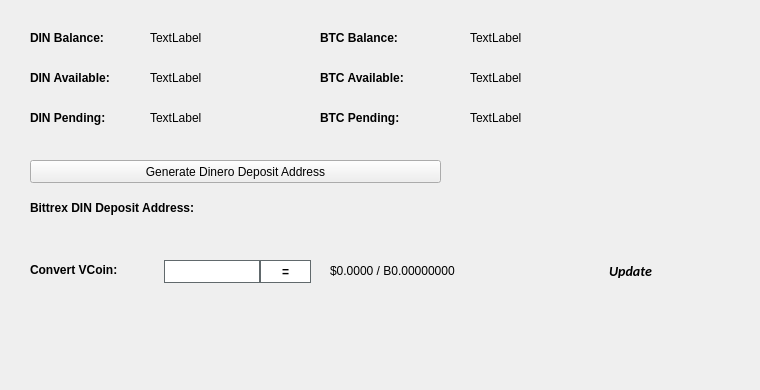
   <widget class="QWidget" name="BalanceTab">
    <attribute name="title">
     <string>Balance</string>
    </attribute>
    <widget class="QLabel" name="BitcoinBalanceLabel">
     <property name="geometry">
      <rect>
       <x>470</x>
       <y>30</y>
       <width>150</width>
       <height>16</height>
      </rect>
     </property>
     <property name="text">
      <string>TextLabel</string>
     </property>
    </widget>
    <widget class="QLabel" name="DINBalanceLabel">
     <property name="geometry">
      <rect>
       <x>150</x>
       <y>30</y>
       <width>150</width>
       <height>16</height>
      </rect>
     </property>
     <property name="text">
      <string>TextLabel</string>
     </property>
    </widget>
    <widget class="QLabel" name="label_11">
     <property name="geometry">
      <rect>
       <x>30</x>
       <y>30</y>
       <width>101</width>
       <height>16</height>
      </rect>
     </property>
     <property name="font">
      <font>
       <weight>75</weight>
       <bold>true</bold>
      </font>
     </property>
     <property name="text">
      <string>DIN Balance:</string>
     </property>
    </widget>
    <widget class="QLabel" name="label_12">
     <property name="geometry">
      <rect>
       <x>320</x>
       <y>30</y>
       <width>101</width>
       <height>16</height>
      </rect>
     </property>
     <property name="font">
      <font>
       <weight>75</weight>
       <bold>true</bold>
      </font>
     </property>
     <property name="text">
      <string>BTC Balance:</string>
     </property>
    </widget>
    <widget class="QLabel" name="DINAvailableLabel_2">
     <property name="geometry">
      <rect>
       <x>150</x>
       <y>70</y>
       <width>150</width>
       <height>16</height>
      </rect>
     </property>
     <property name="text">
      <string>TextLabel</string>
     </property>
    </widget>
    <widget class="QLabel" name="label_13">
     <property name="geometry">
      <rect>
       <x>30</x>
       <y>70</y>
       <width>111</width>
       <height>16</height>
      </rect>
     </property>
     <property name="font">
      <font>
       <weight>75</weight>
       <bold>true</bold>
      </font>
     </property>
     <property name="text">
      <string>DIN Available:</string>
     </property>
    </widget>
    <widget class="QLabel" name="label_14">
     <property name="geometry">
      <rect>
       <x>30</x>
       <y>110</y>
       <width>101</width>
       <height>16</height>
      </rect>
     </property>
     <property name="font">
      <font>
       <weight>75</weight>
       <bold>true</bold>
      </font>
     </property>
     <property name="text">
      <string>DIN Pending:</string>
     </property>
    </widget>
    <widget class="QLabel" name="DINPendingLabel">
     <property name="geometry">
      <rect>
       <x>150</x>
       <y>110</y>
       <width>150</width>
       <height>16</height>
      </rect>
     </property>
     <property name="text">
      <string>TextLabel</string>
     </property>
    </widget>
    <widget class="QLabel" name="label_15">
     <property name="geometry">
      <rect>
       <x>320</x>
       <y>70</y>
       <width>111</width>
       <height>16</height>
      </rect>
     </property>
     <property name="font">
      <font>
       <weight>75</weight>
       <bold>true</bold>
      </font>
     </property>
     <property name="text">
      <string>BTC Available:</string>
     </property>
    </widget>
    <widget class="QLabel" name="BitcoinAvailableLabel">
     <property name="geometry">
      <rect>
       <x>470</x>
       <y>70</y>
       <width>150</width>
       <height>16</height>
      </rect>
     </property>
     <property name="text">
      <string>TextLabel</string>
     </property>
    </widget>
    <widget class="QLabel" name="label_31">
     <property name="geometry">
      <rect>
       <x>320</x>
       <y>110</y>
       <width>111</width>
       <height>16</height>
      </rect>
     </property>
     <property name="font">
      <font>
       <weight>75</weight>
       <bold>true</bold>
      </font>
     </property>
     <property name="text">
      <string>BTC Pending:</string>
     </property>
    </widget>
    <widget class="QLabel" name="BitcoinPendingLabel">
     <property name="geometry">
      <rect>
       <x>470</x>
       <y>110</y>
       <width>150</width>
       <height>16</height>
      </rect>
     </property>
     <property name="text">
      <string>TextLabel</string>
     </property>
    </widget>
    <widget class="QLabel" name="label_33">
     <property name="geometry">
      <rect>
       <x>30</x>
       <y>200</y>
       <width>221</width>
       <height>16</height>
      </rect>
     </property>
     <property name="font">
      <font>
       <weight>75</weight>
       <bold>true</bold>
      </font>
     </property>
     <property name="text">
      <string>Bittrex DIN Deposit Address:</string>
     </property>
    </widget>
    <widget class="QPushButton" name="GenDepositBTN">
     <property name="geometry">
      <rect>
       <x>30</x>
       <y>160</y>
       <width>411</width>
       <height>23</height>
      </rect>
     </property>
     <property name="text">
      <string>Generate Dinero Deposit Address</string>
     </property>
     <property name="icon">
      <iconset resource="../dinero.qrc">
       <normaloff>:/icons/bitcoin</normaloff>:/icons/bitcoin</iconset>
     </property>
    </widget>
    <widget class="QLabel" name="DepositAddressLabel">
     <property name="geometry">
      <rect>
       <x>200</x>
       <y>200</y>
       <width>261</width>
       <height>16</height>
      </rect>
     </property>
     <property name="palette">
      <palette>
       <active>
        <colorrole role="WindowText">
         <brush brushstyle="SolidPattern">
          <color alpha="255">
           <red>0</red>
           <green>0</green>
           <blue>0</blue>
          </color>
         </brush>
        </colorrole>
        <colorrole role="Text">
         <brush brushstyle="SolidPattern">
          <color alpha="255">
           <red>0</red>
           <green>0</green>
           <blue>255</blue>
          </color>
         </brush>
        </colorrole>
       </active>
       <inactive>
        <colorrole role="WindowText">
         <brush brushstyle="SolidPattern">
          <color alpha="255">
           <red>0</red>
           <green>0</green>
           <blue>0</blue>
          </color>
         </brush>
        </colorrole>
        <colorrole role="Text">
         <brush brushstyle="SolidPattern">
          <color alpha="255">
           <red>0</red>
           <green>0</green>
           <blue>255</blue>
          </color>
         </brush>
        </colorrole>
       </inactive>
       <disabled>
        <colorrole role="WindowText">
         <brush brushstyle="SolidPattern">
          <color alpha="255">
           <red>120</red>
           <green>120</green>
           <blue>120</blue>
          </color>
         </brush>
        </colorrole>
        <colorrole role="Text">
         <brush brushstyle="SolidPattern">
          <color alpha="255">
           <red>120</red>
           <green>120</green>
           <blue>120</blue>
          </color>
         </brush>
        </colorrole>
       </disabled>
      </palette>
     </property>
     <property name="font">
      <font>
       <weight>75</weight>
       <bold>true</bold>
      </font>
     </property>
     <property name="text">
      <string/>
     </property>
     <property name="alignment">
      <set>Qt::AlignRight|Qt::AlignTrailing|Qt::AlignVCenter</set>
     </property>
     <property name="textInteractionFlags">
      <set>Qt::LinksAccessibleByMouse|Qt::TextSelectableByKeyboard|Qt::TextSelectableByMouse</set>
     </property>
    </widget>
    <widget class="QLabel" name="label_8">
     <property name="geometry">
      <rect>
       <x>460</x>
       <y>300</y>
       <width>281</width>
       <height>81</height>
      </rect>
     </property>
     <property name="text">
      <string/>
     </property>
     <property name="pixmap">
      <pixmap>:/images/bittrex</pixmap>
     </property>
    </widget>
    <widget class="QWidget" name="widgetConversion" native="true">
     <property name="geometry">
      <rect>
       <x>0</x>
       <y>250</y>
       <width>751</width>
       <height>43</height>
      </rect>
     </property>
     <property name="minimumSize">
      <size>
       <width>0</width>
       <height>43</height>
      </size>
     </property>
     <property name="styleSheet">
      <string notr="true"/>
     </property>
     <widget class="QPushButton" name="btnUpdateMarketData">
      <property name="geometry">
       <rect>
        <x>575</x>
        <y>0</y>
        <width>111</width>
        <height>41</height>
       </rect>
      </property>
      <property name="sizePolicy">
       <sizepolicy hsizetype="Expanding" vsizetype="Expanding">
        <horstretch>0</horstretch>
        <verstretch>0</verstretch>
       </sizepolicy>
      </property>
      <property name="font">
       <font>
        <family>calibri</family>
        <pointsize>-1</pointsize>
        <weight>75</weight>
        <italic>true</italic>
        <bold>true</bold>
       </font>
      </property>
      <property name="styleSheet">
       <string notr="true">margin:0px;text-align:center;padding:2px;border-radius:3px;font-style:italic;width:100px;font-size:14px;font-family:calibri;font-weight:600;</string>
      </property>
      <property name="text">
       <string>Update</string>
      </property>
      <property name="iconSize">
       <size>
        <width>150</width>
        <height>35</height>
       </size>
      </property>
      <property name="autoDefault">
       <bool>true</bool>
      </property>
      <property name="default">
       <bool>true</bool>
      </property>
     </widget>
     <widget class="QLabel" name="lblConvertVCoin">
      <property name="geometry">
       <rect>
        <x>30</x>
        <y>10</y>
        <width>131</width>
        <height>20</height>
       </rect>
      </property>
      <property name="styleSheet">
       <string notr="true"/>
      </property>
      <property name="text">
       <string>&lt;html&gt;&lt;head/&gt;&lt;body&gt;&lt;p&gt;&lt;span style=&quot; font-weight:600;&quot;&gt;Convert VCoin:&lt;/span&gt;&lt;/p&gt;&lt;/body&gt;&lt;/html&gt;</string>
      </property>
     </widget>
     <widget class="QLineEdit" name="txtConvertVCoinQty">
      <property name="geometry">
       <rect>
        <x>160</x>
        <y>10</y>
        <width>100</width>
        <height>23</height>
       </rect>
      </property>
      <property name="minimumSize">
       <size>
        <width>100</width>
        <height>23</height>
       </size>
      </property>
      <property name="maximumSize">
       <size>
        <width>100</width>
        <height>16777215</height>
       </size>
      </property>
      <property name="styleSheet">
       <string notr="true">border: 1px solid #61696c;margin-left:4px;</string>
      </property>
     </widget>
     <widget class="QPushButton" name="btnConvertDinero">
      <property name="geometry">
       <rect>
        <x>260</x>
        <y>10</y>
        <width>51</width>
        <height>23</height>
       </rect>
      </property>
      <property name="minimumSize">
       <size>
        <width>0</width>
        <height>23</height>
       </size>
      </property>
      <property name="styleSheet">
       <string notr="true">border:1px solid #61696c;background:white;font-weight:600;</string>
      </property>
      <property name="text">
       <string>=</string>
      </property>
     </widget>
     <widget class="QLabel" name="lblConvertVCoinResults">
      <property name="geometry">
       <rect>
        <x>330</x>
        <y>0</y>
        <width>201</width>
        <height>41</height>
       </rect>
      </property>
      <property name="styleSheet">
       <string notr="true"/>
      </property>
      <property name="text">
       <string>$0.0000 / B0.00000000</string>
      </property>
     </widget>
     <widget class="QLabel" name="iconOverviewUpdateWait">
      <property name="geometry">
       <rect>
        <x>670</x>
        <y>10</y>
        <width>24</width>
        <height>24</height>
       </rect>
      </property>
      <property name="text">
       <string/>
      </property>
      <property name="pixmap">
       <pixmap resource="../dinero.qrc">:/icons/transaction_1</pixmap>
      </property>
      <property name="scaledContents">
       <bool>true</bool>
      </property>
      <property name="alignment">
       <set>Qt::AlignCenter</set>
      </property>
     </widget>
    </widget>
   </widget>
